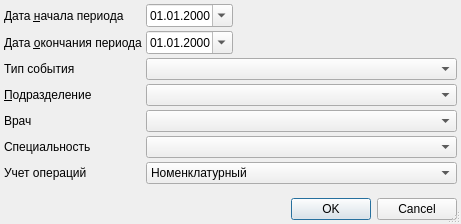
<?xml version="1.0" encoding="UTF-8"?>
<ui version="4.0">
 <class>AnaliticReportsStationaryDialog</class>
 <widget class="QDialog" name="AnaliticReportsStationaryDialog">
  <property name="windowModality">
   <enum>Qt::ApplicationModal</enum>
  </property>
  <property name="geometry">
   <rect>
    <x>0</x>
    <y>0</y>
    <width>461</width>
    <height>224</height>
   </rect>
  </property>
  <property name="windowTitle">
   <string>параметры отчёта</string>
  </property>
  <property name="sizeGripEnabled">
   <bool>true</bool>
  </property>
  <layout class="QGridLayout" name="gridLayout">
   <property name="margin">
    <number>4</number>
   </property>
   <property name="spacing">
    <number>4</number>
   </property>
   <item row="3" column="1" colspan="3">
    <widget class="COrgStructureComboBox" name="cmbOrgStructure"/>
   </item>
   <item row="6" column="0">
    <widget class="QLabel" name="lblTypeSurgery">
     <property name="text">
      <string>Учет операций</string>
     </property>
    </widget>
   </item>
   <item row="1" column="0">
    <widget class="QLabel" name="lblEndDate">
     <property name="text">
      <string>Дата &amp;окончания периода</string>
     </property>
     <property name="buddy">
      <cstring>edtEndDate</cstring>
     </property>
    </widget>
   </item>
   <item row="3" column="0">
    <widget class="QLabel" name="lblOrgStructure">
     <property name="text">
      <string>&amp;Подразделение</string>
     </property>
     <property name="buddy">
      <cstring>cmbOrgStructure</cstring>
     </property>
    </widget>
   </item>
   <item row="8" column="0">
    <spacer>
     <property name="orientation">
      <enum>Qt::Vertical</enum>
     </property>
     <property name="sizeHint" stdset="0">
      <size>
       <width>129</width>
       <height>20</height>
      </size>
     </property>
    </spacer>
   </item>
   <item row="0" column="1">
    <widget class="CDateEdit" name="edtBegDate">
     <property name="sizePolicy">
      <sizepolicy hsizetype="Maximum" vsizetype="Fixed">
       <horstretch>0</horstretch>
       <verstretch>0</verstretch>
      </sizepolicy>
     </property>
     <property name="displayFormat">
      <string>dd.MM.yyyy</string>
     </property>
     <property name="calendarPopup">
      <bool>true</bool>
     </property>
    </widget>
   </item>
   <item row="1" column="2" colspan="2">
    <spacer>
     <property name="orientation">
      <enum>Qt::Horizontal</enum>
     </property>
     <property name="sizeHint" stdset="0">
      <size>
       <width>91</width>
       <height>20</height>
      </size>
     </property>
    </spacer>
   </item>
   <item row="1" column="1">
    <widget class="CDateEdit" name="edtEndDate">
     <property name="sizePolicy">
      <sizepolicy hsizetype="Maximum" vsizetype="Fixed">
       <horstretch>0</horstretch>
       <verstretch>0</verstretch>
      </sizepolicy>
     </property>
     <property name="displayFormat">
      <string>dd.MM.yyyy</string>
     </property>
     <property name="calendarPopup">
      <bool>true</bool>
     </property>
    </widget>
   </item>
   <item row="6" column="1" colspan="3">
    <widget class="QComboBox" name="cmbTypeSurgery">
     <item>
      <property name="text">
       <string>Номенклатурный</string>
      </property>
     </item>
     <item>
      <property name="text">
       <string>Пользовательский</string>
      </property>
     </item>
    </widget>
   </item>
   <item row="9" column="0" colspan="4">
    <widget class="QDialogButtonBox" name="buttonBox">
     <property name="orientation">
      <enum>Qt::Horizontal</enum>
     </property>
     <property name="standardButtons">
      <set>QDialogButtonBox::Cancel|QDialogButtonBox::Ok</set>
     </property>
    </widget>
   </item>
   <item row="0" column="0">
    <widget class="QLabel" name="lblBegDate">
     <property name="text">
      <string>Дата &amp;начала периода</string>
     </property>
     <property name="buddy">
      <cstring>edtBegDate</cstring>
     </property>
    </widget>
   </item>
   <item row="0" column="2" colspan="2">
    <spacer>
     <property name="orientation">
      <enum>Qt::Horizontal</enum>
     </property>
     <property name="sizeHint" stdset="0">
      <size>
       <width>91</width>
       <height>20</height>
      </size>
     </property>
    </spacer>
   </item>
   <item row="2" column="1" colspan="3">
    <widget class="CRBComboBox" name="cmbEventType"/>
   </item>
   <item row="4" column="1" colspan="3">
    <widget class="CPersonComboBoxEx" name="cmbPerson"/>
   </item>
   <item row="2" column="0">
    <widget class="QLabel" name="lblEventType">
     <property name="text">
      <string>Тип события</string>
     </property>
    </widget>
   </item>
   <item row="4" column="0">
    <widget class="QLabel" name="lblPerson">
     <property name="text">
      <string>Врач</string>
     </property>
    </widget>
   </item>
   <item row="5" column="1" colspan="3">
    <widget class="CRBComboBox" name="cmbSpeciality"/>
   </item>
   <item row="5" column="0">
    <widget class="QLabel" name="lblSpeciality">
     <property name="text">
      <string>Специальность</string>
     </property>
    </widget>
   </item>
  </layout>
 </widget>
 <customwidgets>
  <customwidget>
   <class>CDateEdit</class>
   <extends>QDateEdit</extends>
   <header>library/DateEdit</header>
  </customwidget>
  <customwidget>
   <class>COrgStructureComboBox</class>
   <extends>QComboBox</extends>
   <header>Orgs/OrgStructComboBoxes.h</header>
  </customwidget>
  <customwidget>
   <class>CRBComboBox</class>
   <extends>QComboBox</extends>
   <header>library/crbcombobox.h</header>
  </customwidget>
  <customwidget>
   <class>CPersonComboBoxEx</class>
   <extends>QComboBox</extends>
   <header>Orgs/PersonComboBoxEx.h</header>
  </customwidget>
 </customwidgets>
 <tabstops>
  <tabstop>edtBegDate</tabstop>
  <tabstop>edtEndDate</tabstop>
  <tabstop>cmbEventType</tabstop>
  <tabstop>cmbOrgStructure</tabstop>
  <tabstop>cmbPerson</tabstop>
  <tabstop>cmbSpeciality</tabstop>
  <tabstop>cmbTypeSurgery</tabstop>
  <tabstop>buttonBox</tabstop>
 </tabstops>
 <resources/>
 <connections>
  <connection>
   <sender>buttonBox</sender>
   <signal>accepted()</signal>
   <receiver>AnaliticReportsStationaryDialog</receiver>
   <slot>accept()</slot>
   <hints>
    <hint type="sourcelabel">
     <x>112</x>
     <y>177</y>
    </hint>
    <hint type="destinationlabel">
     <x>102</x>
     <y>90</y>
    </hint>
   </hints>
  </connection>
  <connection>
   <sender>buttonBox</sender>
   <signal>rejected()</signal>
   <receiver>AnaliticReportsStationaryDialog</receiver>
   <slot>reject()</slot>
   <hints>
    <hint type="sourcelabel">
     <x>225</x>
     <y>177</y>
    </hint>
    <hint type="destinationlabel">
     <x>236</x>
     <y>76</y>
    </hint>
   </hints>
  </connection>
 </connections>
</ui>
